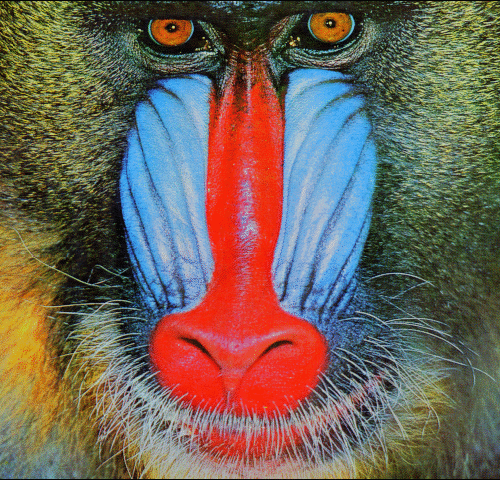
#> input picture Test/Set14/baboon.bmp, 500 x 480 px; its folder holds 2 pictures in this run
$ python expand_data.py Test/Set14   (older library calls are emulated)
#> lines starting #> are read from the running program, lines starting #| are printed output that depends on the picture
import os
import sys
import glob
import numpy as np
from PIL import Image
import pdb

# Artifically expands the dataset by a factor of 19 by scaling and then rotating every image
def main():
  if len(sys.argv) == 2:
    data = prepare_data(sys.argv[1])
  else:
    print("Missing argument: You must specify a folder with images to expand")
    return

  for i in xrange(len(data)):
    scale(data[i])
#> in scale, image is the input picture: PIL image 500x480 RGB; mean R, G, B 113, 100.4, 88.7
#> the loop in scale, `for scale in scales:` made 4 passes
#> pass 1, in scale, `new_image = image.resize((new_width, new_height), Image.ANTIALIAS)`:
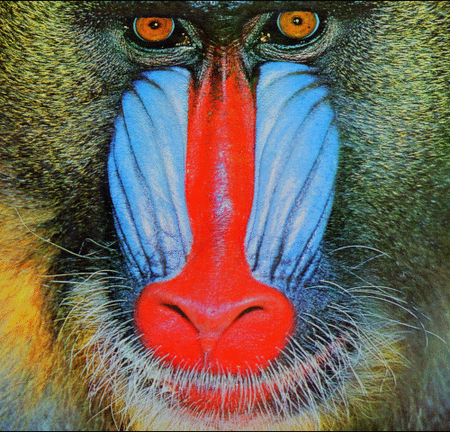
#> new_image: PIL image 450x432 RGB; mean R, G, B 113.1, 100.4, 88.7
#> pass 2, in scale, `new_image = image.resize((new_width, new_height), Image.ANTIALIAS)`:
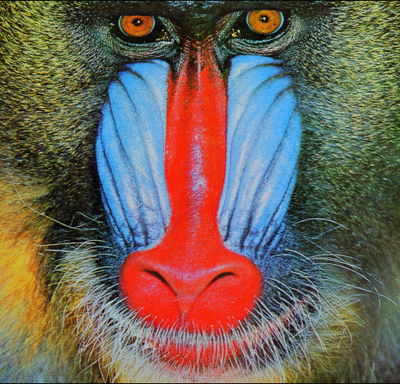
#> new_image: PIL image 400x384 RGB; mean R, G, B 113.1, 100.4, 88.7
#> pass 3, in scale, `new_image = image.resize((new_width, new_height), Image.ANTIALIAS)`:
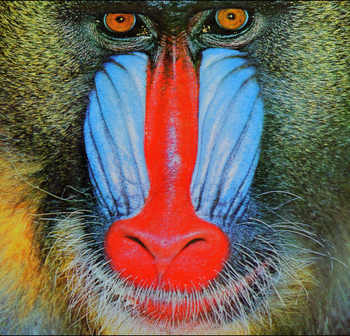
#> new_image: PIL image 350x336 RGB; mean R, G, B 113.1, 100.4, 88.7
#> after the loop in scale, `for scale in scales:`:
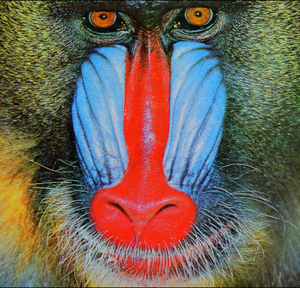
#> new_image: PIL image 300x288 RGB; mean R, G, B 113.1, 100.4, 88.7
    rotate(data[i])
#> in rotate, `new_image = image.rotate(rotation, expand=True)`:
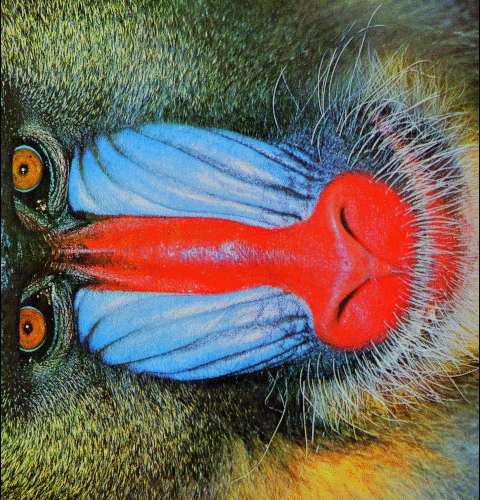
#> new_image: PIL image 480x500 RGB; mean R, G, B 113, 100.4, 88.7
#> pass 2 of the loop in main, `for i in xrange(len(data)):`:
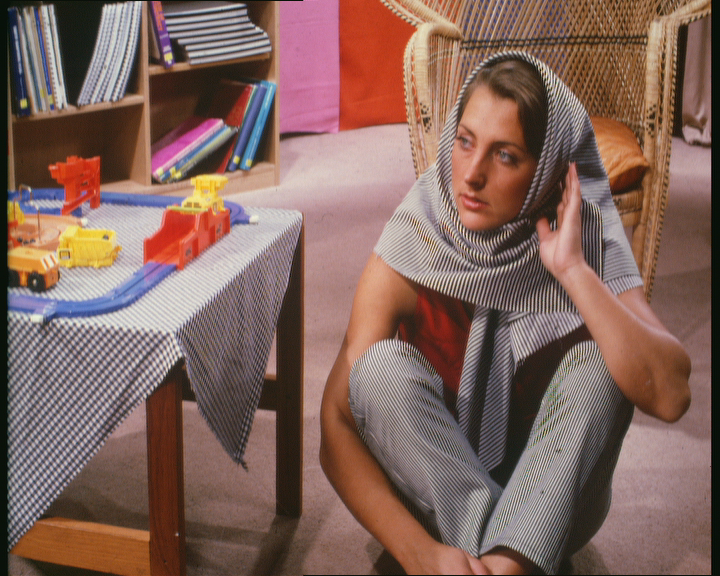
#> input picture Test/Set14/barbara.bmp, 720 x 576 px
#> in scale, image is the input picture: PIL image 720x576 RGB; mean R, G, B 130.7, 101.1, 92.6
#> in rotate (call 2), `new_image = image.rotate(rotation, expand=True)`:
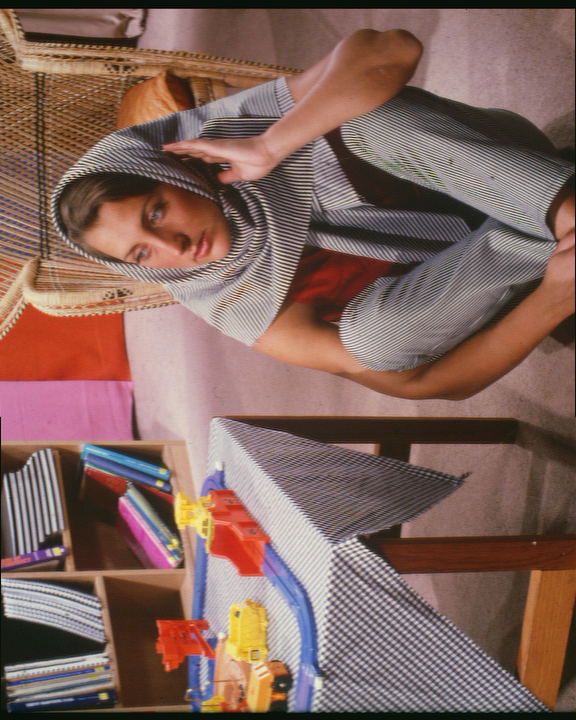
#> new_image: PIL image 576x720 RGB; mean R, G, B 130.7, 101.1, 92.6

def prepare_data(dataset):
  filenames = os.listdir(dataset)
  data_dir = os.path.join(os.getcwd(), dataset)
  data = glob.glob(os.path.join(data_dir, "*.bmp"))

  return data

def scale(file):
  image = Image.open(file)
  width, height = image.size

  scales = [0.9, 0.8, 0.7, 0.6]
  for scale in scales:
    new_width, new_height = int(width * scale), int(height * scale)
    new_image = image.resize((new_width, new_height), Image.ANTIALIAS)
    new_path = '{}-{}.bmp'.format(file[:-4], scale)
    new_image.save(new_path)

def rotate(file):
  image = Image.open(file)

  rotations = [90, 180, 270]
  for rotation in rotations:
    new_image = image.rotate(rotation, expand=True)
    new_path = '{}-{}.bmp'.format(file[:-4], rotation)
    new_image.save(new_path)

if __name__ == '__main__':
  main()
